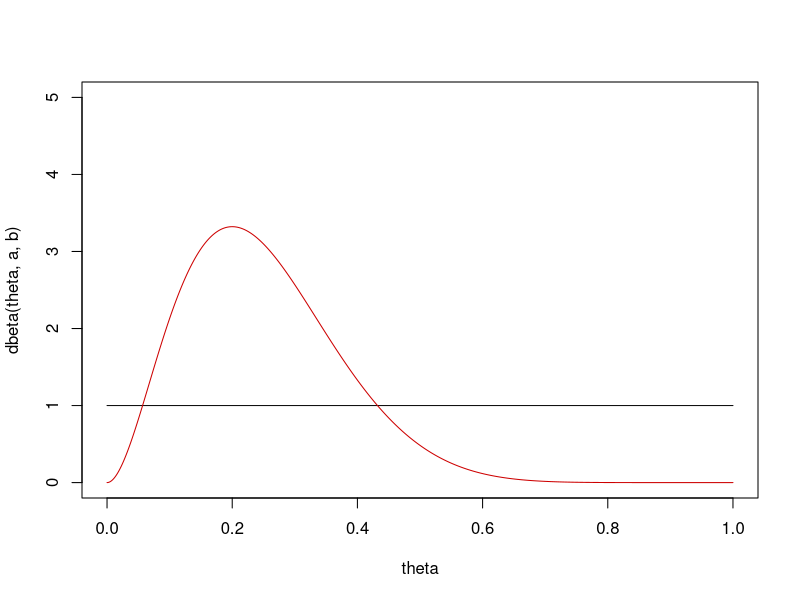

Reproduce this figure in R.
# X-bin (n, theta)
# theta ~ Beta (a, b)
# theta|x ~ beta (a+x, B+n)

n <- 10
x <- 2

a <- 1
b <- 1
theta <- seq(0,1, length.out = 1000)

plot(theta, dbeta(theta, a,b), type = "l", ylim = c(0,5))
lines(theta, dbeta(theta, a+x, b+n-x), col="red3")

emv <- x/n
emv
map <- (a+x-1)/(a+b+n-2)
map